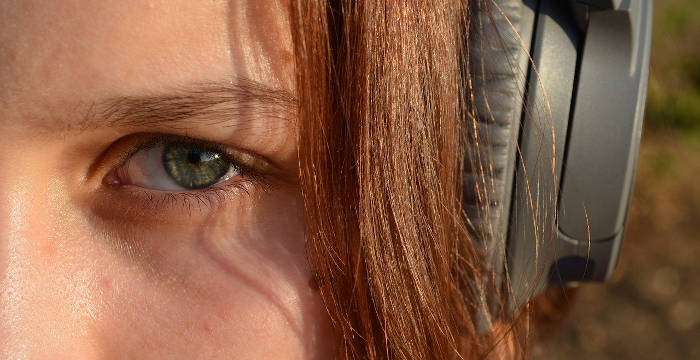
#> input picture test.jpg, 700 x 360 px
$ python drawtext.py ../test.jpg ../test.jpg   (older library calls are emulated)
#> lines starting #> are read from the running program, lines starting #| are printed output that depends on the picture
#!/usr/bin/env python3

import pathlib
import argparse
from PIL import Image, ImageDraw, ImageFont


def main():
    parser = argparse.ArgumentParser(description="Draw text on JPEG.")
    parser.add_argument(
        'input_image_file',
        help='File name of input image. The image must be in JPEG format.',
        type=str,
    )
    parser.add_argument(
        'text',
        help='Text for insert to image.',
        type=str,
    )
    parser.add_argument(
        '-of',
        '--output_file',
        help='Output image file name. default is "${input_image_file}_drawtext.jpg".',
        type=str,
    )
    parser.add_argument(
        '-ff',
        '--font_file',
        help='Font file name for text. default is "NotoSerifCJKjp-Black.otf".',
        type=str,
    )
    parser.add_argument(
        '-fs',
        '--font_size',
        help='Font size for text. default is 50.',
        type=int,
        default=50,
    )
    parser.add_argument(
        '-sw',
        '--stroke_width',
        help='Stroke width for text. default is 3.',
        type=int,
        default=3,
    )
    parser.add_argument(
        '-sp',
        '--spacing',
        help='Spacing for text line. default is 0.',
        type=int,
        default=0,
    )
    parser.add_argument(
        '-al',
        '--align',
        help='Align for text. default is "center".',
        type=str,
        default="center",
    )
    parser.add_argument(
        '-fc',
        '--font_color',
        help='Font color for text. default is "#FFFF00".',
        type=str,
        default="#FFFF00",
    )
    parser.add_argument(
        '-sc',
        '--stroke_color',
        help='Stroke color for text. default is "#000000".',
        type=str,
        default="#000000",
    )
    parser.add_argument(
        '-rc',
        '--rect_color',
        help='Rect color for background of font. default is "#FFFFFF80".',
        type=str,
        default="#FFFFFF80",
    )
    args = parser.parse_args()

    input_image_file = args.input_image_file
    text = args.text
    stroke_width = args.stroke_width
    spacing = args.spacing
    align = args.align
    font_color = args.font_color
    stroke_color = args.stroke_color
    rect_color = args.rect_color
    black_color = (0, 0, 0)
    yellow_color = (255, 255, 25)
    rect_fill_white_color = (255, 255, 255, 128)

    # set font
    font_file = args.font_file
    font_size = args.font_size
    if font_file is None:
        absolute_path = pathlib.Path(__file__).resolve()
        script_dir_path = absolute_path.parent
        font_file = str(
            script_dir_path.joinpath(
                "NotoSerifCJKjp-Black.otf",
            )
        )
    font = ImageFont.truetype(
        font_file,
        font_size,
    )

    # Declare output file name.
    output_file = args.output_file
    if output_file is None:
        p_file = pathlib.Path(input_image_file)
        p_dir = p_file.parent
        suffix = p_file.suffix
        stem = p_file.stem
        output_file = p_dir.joinpath(
            stem + "_drawtext" + suffix,
        )

    ## import image
    img = Image.open(input_image_file).copy()
#> img is the input picture: PIL image 700x360 RGB; mean R, G, B 137.1, 94.2, 69
    text_draw = ImageDraw.Draw(img)

    # get text_size
    text_size = text_draw.textsize(
        text,
        font=font,
        stroke_width=stroke_width,
        spacing=spacing,
    )
#> text_size = (238, 57)

    # get text_position
    text_position_x = int(img.size[0] / 2 - text_size[0] / 2)
#> text_position_x = 231
    text_position_y = int(img.size[1] / 2 - text_size[1] / 2)
#> text_position_y = 151
    text_position = (text_position_x, text_position_y)
#> text_position = (231, 151)

    # get rect position
    rect_position = (
        0,
        text_position[1],
        img.size[0],
        text_position[1] + text_size[1]
    )
#> rect_position = (0, 151, 700, 208)

    # draw rectangle
    img_alpha = img.convert('RGBA')
    rectangle_alpha = Image.new('RGBA', img.size)
#> rectangle_alpha: PIL image 700x360 RGBA; every value is 0
    rectangle_draw = ImageDraw.Draw(rectangle_alpha)
    rectangle_draw.rectangle(rect_position, fill=rect_color)
    img = Image.alpha_composite(img_alpha, rectangle_alpha)
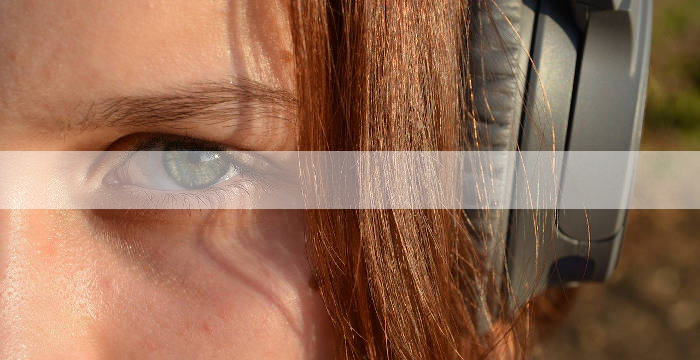
#> img: PIL image 700x360 RGBA; mean R, G, B, A 148.1, 108.4, 85.1, 255
    img = img.convert("RGB")
#> img: PIL image 700x360 RGB

    # draw text
    text_draw = ImageDraw.Draw(img)
    text_draw.text(
        text_position,
        text,
        font=font,
        fill=font_color,
        stroke_width=stroke_width,
        stroke_fill=stroke_color,
        align=align,
        spacing=spacing,
    )
    img.save(output_file)
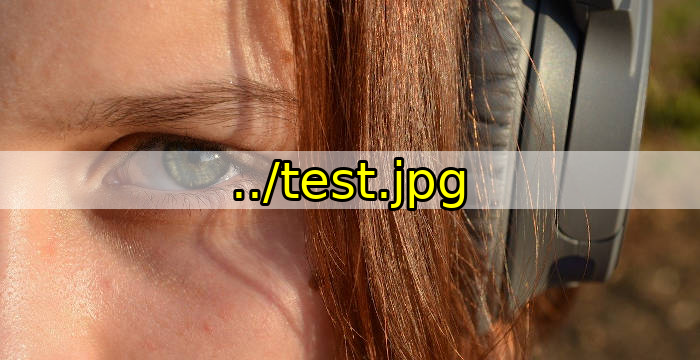
#> saved as test_drawtext.jpg: PIL image 700x360 RGB; mean R, G, B 146.1, 107, 81.6

if __name__ == "__main__":
    main()
